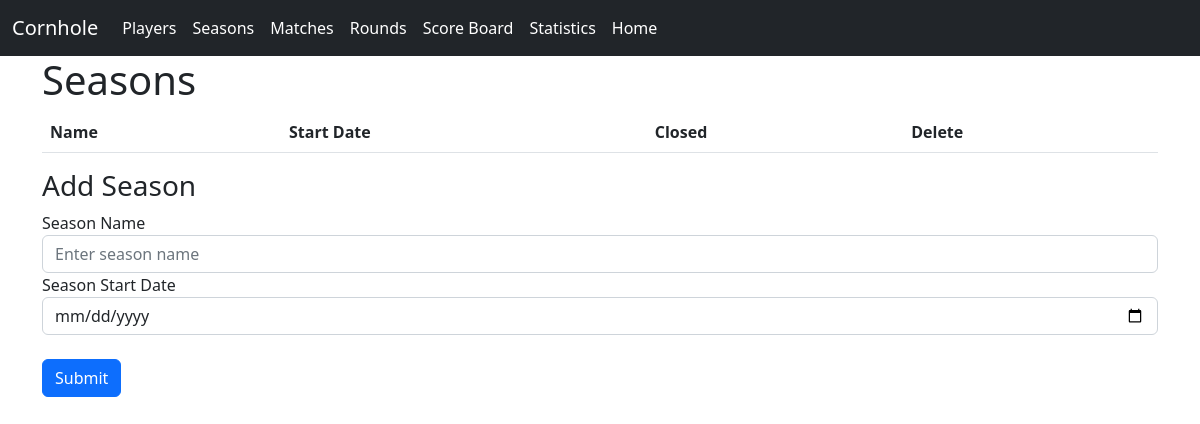
/seasons, run on an earlier commit of the app's database.
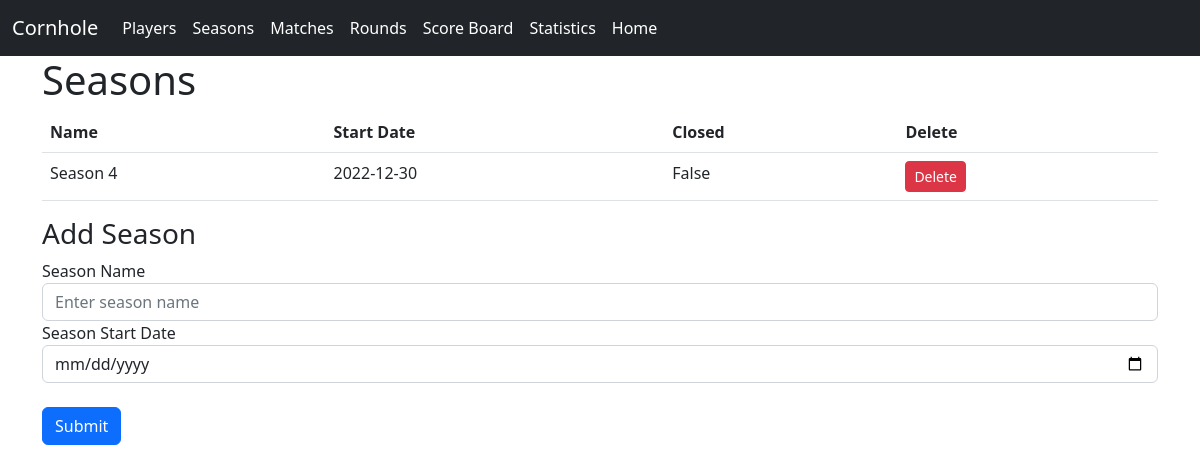
And on a later commit of the database.
### website/models.py (models this page shows)
class Season(db.Model):
    id = db.Column(db.Integer, primary_key=True)
    name = db.Column(db.String(150), unique=True)
    startDate = db.Column(db.DateTime(timezone=True), default=func.now())
    closed = db.Column(db.Boolean, default=False)

### website/views.py (the view, shortened to what this page needs)
@views.route("/seasons", methods=["GET", "POST"])
def add_season():
    seasons = Season.query.all()
    return render_template("seasons.html", seasons=seasons)

### website/templates/seasons.html (shortened to what this page needs)
{% extends "base.html" %}
{% block content %}
    <h1>Seasons</h1>
<table class="table">
        <thead>
            <tr>
                <th scope="col">Name</th>
                <th scope="col">Start Date </th>
                <th scope="col">Closed</th>
                <th scope="col">Delete</th>
            </tr>
        </thead>
        <tbody>
            {% for season in seasons %}
            <tr>
                <td>{{ season.name }}</td>
                <td>{{ season.startDate.date() }}</td>
                <td>{{ season.closed }}</td>
                <td>
                    <form method="POST"
                        action="{{ url_for('views.delete_season', season_id=season.id) }}">
                        <input type="submit" class="btn btn-sm btn-danger" value="Delete"
                            onclick="return confirm('Are you sure you want to delete this season?')">
                    </form>
                </td>
            </tr>
            {% endfor %}
        </tbody>
</table>
    <form method="POST">
      <h3 align="Left">Add Season</h3>
      <div class="form-group">
        <label for="name">Season Name</label>
        <input
          type="text"
          class="form-control"
          id="name"
          name="name"
          placeholder="Enter season name"
        />
      </div>
      <div class="form-group">
        <label for="startDate">Season Start Date</label>
        <input
          type="date"
          class="form-control"
          id="startDate"
          name="startDate"
          placeholder="Enter season name"
        />
      </div>
      <br />
      <button type="submit" class="btn btn-primary">Submit</button>
    </form>
{% endblock %}

What changed in the data, as far as the page shows it:
added Season: name "Season 4", startDate "2022-12-30", closed "False"
